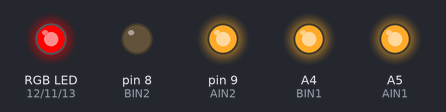
This sketch was run on a simulated Arduino Uno, built with avr-gcc and run on an emulated ATmega328P. Shown: an RGB LED mixed from three pins (HIGH = lit), output pins drawn as LEDs (lit = HIGH).

Above: at 0.5 s.
At 3.5 s:
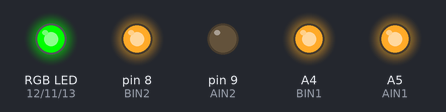
Timing chart, 0 to 4.6 s (numbered marks = the images above):
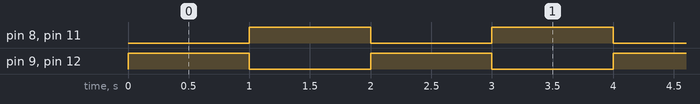

The sketch:

load-control.ino
```cpp
/*
 * Load Control - This example demonstrates the use of ZeroDriver in high current applications(upto 3A).
   Two LED strips are connected to the H-bridges. These strips are switched on and off alternatively.
   Each H-bridge can support 1.5A current and can be connected in parallel to provide 3A current.

 * Author : Electronut Labs
 * Website  : electronut.in
*/

// DRV8835 initializations.
int AIN1 = A5;
int AIN2 = 9;
int BIN1 = A4;
int BIN2 = 8;
int MODE = 7;

// RGB LED initializations.
int ledR = 12;
int ledG = 11;
int ledB = 13;

void setup() {
  pinMode(AIN1, OUTPUT);
  pinMode(AIN2, OUTPUT);
  pinMode(BIN1, OUTPUT);
  pinMode(BIN2, OUTPUT);
  // set DRV8835 to phase/enable PH/EN mode
  digitalWrite(MODE, HIGH);
  // confgure both H-bridges in same direction.
  digitalWrite(AIN1, HIGH);
  digitalWrite(BIN1, HIGH);
  // disable H-bridges.
  analogWrite(BIN2, 0);
  analogWrite(AIN2, 0);

  // set up RGB led pins
  pinMode(ledR, OUTPUT);
  pinMode(ledG, OUTPUT);
  pinMode(ledB, OUTPUT);
  // turn RGB LED off.
  digitalWrite(ledR, HIGH);
  digitalWrite(ledG, HIGH);
  digitalWrite(ledB, HIGH);
}

// Output Channel 1 - ON, Output Channel 2 - OFF
// wait for 1 second.
// Output Channel 1 - OFF, Output Channel 2 - ON
// wait for 1 second.

void loop()
{
  digitalWrite(AIN2, HIGH);
  digitalWrite(BIN2, LOW);
  // cyan
  digitalWrite(ledR, HIGH);
  digitalWrite(ledG, LOW);
  digitalWrite(ledB, LOW);

  delay(1000);

  digitalWrite(AIN2, LOW);
  digitalWrite(BIN2, HIGH);
  // magenta.
  digitalWrite(ledR, LOW);
  digitalWrite(ledG, HIGH);
  digitalWrite(ledB, LOW);

  delay(1000);
}
```

Measured:
- by itself, pin 8 (BIN2), pin 9 (AIN2), pin 11 (ledG), pin 12 (ledR): alternates HIGH for 1.0 s and LOW for 1.0 s
